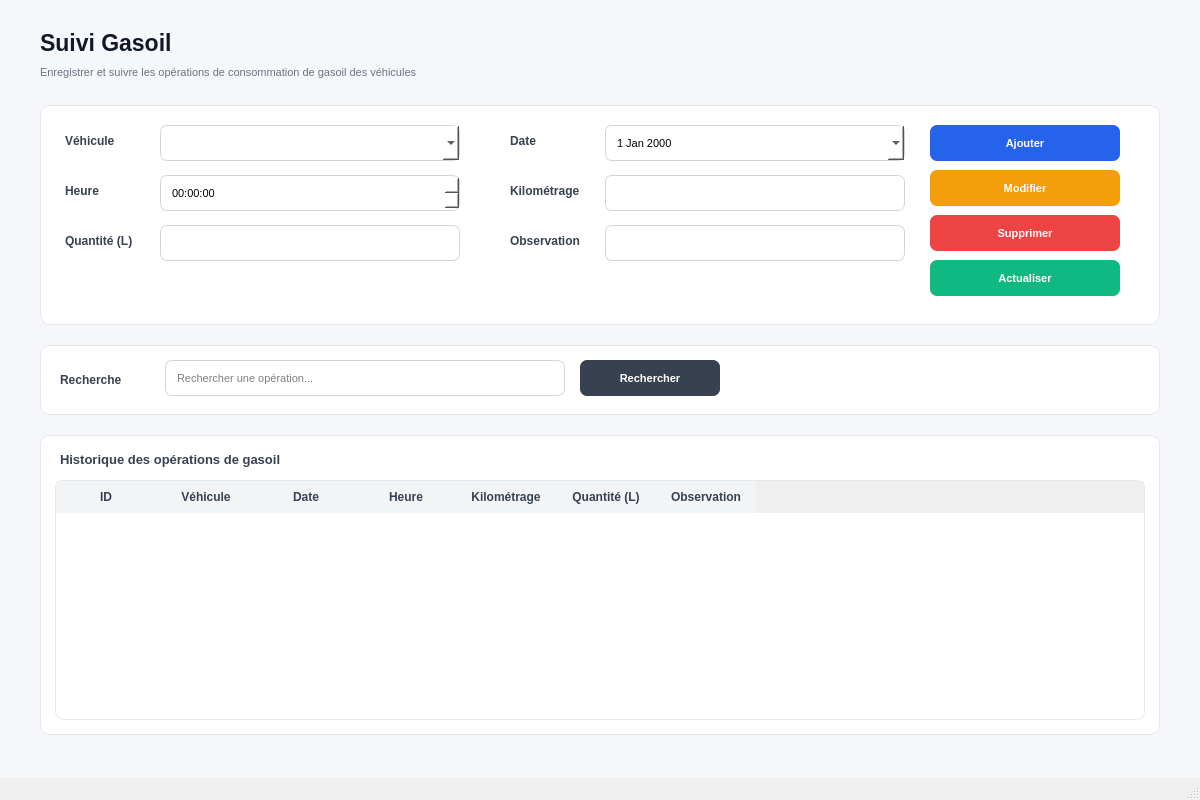
<?xml version="1.0" encoding="UTF-8"?>

<ui version="4.0">
 <class>MainWindow</class>
 <widget class="QMainWindow" name="MainWindow">

  <property name="geometry">
   <rect>
    <x>0</x>
    <y>0</y>
    <width>1200</width>
    <height>800</height>
   </rect>
  </property>

  <property name="windowTitle">
   <string>CLMS - Suivi Gasoil</string>
  </property>

  <widget class="QWidget" name="centralwidget">

   <property name="styleSheet">
    <string notr="true">
QWidget#centralwidget {
    background-color: #F5F7FA;
}

QLabel {
color: #1F2937;
}

QLineEdit, QComboBox, QDateEdit, QTimeEdit {
background-color: white;
border: 1px solid #D1D5DB;
border-radius: 7px;
padding: 7px 9px;
font-size: 11px;
}

QLineEdit:focus, QComboBox:focus, QDateEdit:focus, QTimeEdit:focus {
border: 1px solid #2563EB;
}

QPushButton {
border: none;
border-radius: 7px;
padding: 7px 14px;
font-size: 11px;
font-weight: bold;
}

QTableWidget {
background-color: white;
border: 1px solid #E5E7EB;
border-radius: 8px;
gridline-color: #E5E7EB;
font-size: 11px;
selection-background-color: #DBEAFE;
selection-color: #1E3A8A;
}

QHeaderView::section {
background-color: #F3F4F6;
color: #374151;
font-weight: bold;
padding: 7px;
border: none;
} </string> </property>

   <!-- ================================================= -->

   <!-- TITRE -->

   <!-- ================================================= -->

   <widget class="QLabel" name="lblTitre">
    <property name="geometry">
     <rect>
      <x>40</x>
      <y>25</y>
      <width>600</width>
      <height>35</height>
     </rect>
    </property>


<property name="styleSheet">
 <string notr="true">


font-size: 23px;
font-weight: bold;
color: #111827; </string> </property>


<property name="text">
 <string>Suivi Gasoil</string>
</property>


   </widget>

   <!-- ================================================= -->

   <!-- SOUS TITRE -->

   <!-- ================================================= -->

   <widget class="QLabel" name="lblSousTitre">
    <property name="geometry">
     <rect>
      <x>40</x>
      <y>60</y>
      <width>800</width>
      <height>25</height>
     </rect>
    </property>


<property name="styleSheet">
 <string notr="true">


font-size: 11px;
color: #6B7280; </string> </property>


<property name="text">
 <string>Enregistrer et suivre les opérations de consommation de gasoil des véhicules</string>
</property>


   </widget>

   <!-- ================================================= -->

   <!-- FORMULAIRE -->

   <!-- ================================================= -->

   <widget class="QFrame" name="frameFormulaire">


<property name="geometry">
 <rect>
  <x>40</x>
  <y>105</y>
  <width>1120</width>
  <height>220</height>
 </rect>
</property>

<property name="styleSheet">
 <string notr="true">


QFrame#frameFormulaire {
background-color: white;
border: 1px solid #E5E7EB;
border-radius: 10px;
} </string> </property>


<!-- VEHICULE -->

<widget class="QLabel" name="labelVehicule">
 <property name="geometry">
  <rect>
   <x>25</x>
   <y>25</y>
   <width>90</width>
   <height>22</height>
  </rect>
 </property>

 <property name="styleSheet">
  <string notr="true">


font-weight: bold;
color: #374151; </string> </property>


 <property name="text">
  <string>Véhicule</string>
 </property>
</widget>


<widget class="QComboBox" name="cmbVehicule">
 <property name="geometry">
  <rect>
   <x>120</x>
   <y>20</y>
   <width>300</width>
   <height>36</height>
  </rect>
 </property>
</widget>


<!-- DATE -->

<widget class="QLabel" name="labelDate">
 <property name="geometry">
  <rect>
   <x>470</x>
   <y>25</y>
   <width>90</width>
   <height>22</height>
  </rect>
 </property>

 <property name="styleSheet">
  <string notr="true">


font-weight: bold;
color: #374151; </string> </property>


 <property name="text">
  <string>Date</string>
 </property>
</widget>


<widget class="QDateEdit" name="dateOperation">
 <property name="geometry">
  <rect>
   <x>565</x>
   <y>20</y>
   <width>300</width>
   <height>36</height>
  </rect>
 </property>

 <property name="calendarPopup">
  <bool>true</bool>
 </property>
</widget>


<!-- HEURE -->

<widget class="QLabel" name="labelHeure">
 <property name="geometry">
  <rect>
   <x>25</x>
   <y>75</y>
   <width>90</width>
   <height>22</height>
  </rect>
 </property>

 <property name="styleSheet">
  <string notr="true">


font-weight: bold;
color: #374151; </string> </property>


 <property name="text">
  <string>Heure</string>
 </property>
</widget>


<widget class="QTimeEdit" name="heureOperation">
 <property name="geometry">
  <rect>
   <x>120</x>
   <y>70</y>
   <width>300</width>
   <height>36</height>
  </rect>
 </property>
</widget>


<!-- KILOMETRAGE -->

<widget class="QLabel" name="labelKilometrage">
 <property name="geometry">
  <rect>
   <x>470</x>
   <y>75</y>
   <width>90</width>
   <height>22</height>
  </rect>
 </property>

 <property name="styleSheet">
  <string notr="true">


font-weight: bold;
color: #374151; </string> </property>


 <property name="text">
  <string>Kilométrage</string>
 </property>
</widget>


<widget class="QLineEdit" name="txtKilometrage">
 <property name="geometry">
  <rect>
   <x>565</x>
   <y>70</y>
   <width>300</width>
   <height>36</height>
  </rect>
 </property>
</widget>


<!-- QUANTITE -->

<widget class="QLabel" name="labelQuantite">
 <property name="geometry">
  <rect>
   <x>25</x>
   <y>125</y>
   <width>90</width>
   <height>22</height>
  </rect>
 </property>

 <property name="styleSheet">
  <string notr="true">


font-weight: bold;
color: #374151; </string> </property>


 <property name="text">
  <string>Quantité (L)</string>
 </property>
</widget>


<widget class="QLineEdit" name="txtQuantite">
 <property name="geometry">
  <rect>
   <x>120</x>
   <y>120</y>
   <width>300</width>
   <height>36</height>
  </rect>
 </property>
</widget>


<!-- OBSERVATION -->

<widget class="QLabel" name="labelObservation">
 <property name="geometry">
  <rect>
   <x>470</x>
   <y>125</y>
   <width>90</width>
   <height>22</height>
  </rect>
 </property>

 <property name="styleSheet">
  <string notr="true">


font-weight: bold;
color: #374151; </string> </property>


 <property name="text">
  <string>Observation</string>
 </property>
</widget>


<widget class="QLineEdit" name="Observation">
 <property name="geometry">
  <rect>
   <x>565</x>
   <y>120</y>
   <width>300</width>
   <height>36</height>
  </rect>
 </property>
</widget>


<!-- AJOUTER -->

<widget class="QPushButton" name="btnAjouter">
 <property name="geometry">
  <rect>
   <x>890</x>
   <y>20</y>
   <width>190</width>
   <height>36</height>
  </rect>
 </property>

 <property name="styleSheet">
  <string notr="true">


QPushButton {
background-color: #2563EB;
color: white;
}

QPushButton:hover {
background-color: #1D4ED8;
} </string> </property>


 <property name="text">
  <string>Ajouter</string>
 </property>
</widget>


<!-- MODIFIER -->

<widget class="QPushButton" name="btnModifier">
 <property name="geometry">
  <rect>
   <x>890</x>
   <y>65</y>
   <width>190</width>
   <height>36</height>
  </rect>
 </property>

 <property name="styleSheet">
  <string notr="true">


QPushButton {
background-color: #F59E0B;
color: white;
}

QPushButton:hover {
background-color: #D97706;
} </string> </property>


 <property name="text">
  <string>Modifier</string>
 </property>
</widget>


<!-- SUPPRIMER -->

<widget class="QPushButton" name="btnSupprimer">
 <property name="geometry">
  <rect>
   <x>890</x>
   <y>110</y>
   <width>190</width>
   <height>36</height>
  </rect>
 </property>

 <property name="styleSheet">
  <string notr="true">


QPushButton {
background-color: #EF4444;
color: white;
}

QPushButton:hover {
background-color: #DC2626;
} </string> </property>


 <property name="text">
  <string>Supprimer</string>
 </property>
</widget>


<!-- ACTUALISER -->

<widget class="QPushButton" name="btnActualiser">
 <property name="geometry">
  <rect>
   <x>890</x>
   <y>155</y>
   <width>190</width>
   <height>36</height>
  </rect>
 </property>

 <property name="styleSheet">
  <string notr="true">


QPushButton {
background-color: #10B981;
color: white;
}

QPushButton:hover {
background-color: #059669;
} </string> </property>


 <property name="text">
  <string>Actualiser</string>
 </property>
</widget>


   </widget>

   <!-- ================================================= -->

   <!-- RECHERCHE -->

   <!-- ================================================= -->

   <widget class="QFrame" name="frameRecherche">


<property name="geometry">
 <rect>
  <x>40</x>
  <y>345</y>
  <width>1120</width>
  <height>70</height>
 </rect>
</property>

<property name="styleSheet">
 <string notr="true">


QFrame#frameRecherche {
background-color: white;
border: 1px solid #E5E7EB;
border-radius: 10px;
} </string> </property>


<widget class="QLabel" name="lblRecherche">
 <property name="geometry">
  <rect>
   <x>20</x>
   <y>22</y>
   <width>100</width>
   <height>25</height>
  </rect>
 </property>

 <property name="styleSheet">
  <string notr="true">


font-weight: bold;
color: #374151; </string> </property>


 <property name="text">
  <string>Recherche</string>
 </property>
</widget>


<widget class="QLineEdit" name="txtRecherche">
 <property name="geometry">
  <rect>
   <x>125</x>
   <y>15</y>
   <width>400</width>
   <height>36</height>
  </rect>
 </property>

 <property name="placeholderText">
  <string>Rechercher une opération...</string>
 </property>
</widget>


<widget class="QPushButton" name="btnRechercher">
 <property name="geometry">
  <rect>
   <x>540</x>
   <y>15</y>
   <width>140</width>
   <height>36</height>
  </rect>
 </property>

 <property name="styleSheet">
  <string notr="true">


QPushButton {
background-color: #374151;
color: white;
}

QPushButton:hover {
background-color: #1F2937;
} </string> </property>


 <property name="text">
  <string>Rechercher</string>
 </property>
</widget>


   </widget>

   <!-- ================================================= -->

   <!-- TABLE GASOIL -->

   <!-- ================================================= -->

   <widget class="QFrame" name="frameTable">


<property name="geometry">
 <rect>
  <x>40</x>
  <y>435</y>
  <width>1120</width>
  <height>300</height>
 </rect>
</property>

<property name="styleSheet">
 <string notr="true">


QFrame#frameTable {
background-color: white;
border: 1px solid #E5E7EB;
border-radius: 10px;
} </string> </property>


<widget class="QLabel" name="lblTitreTable">
 <property name="geometry">
  <rect>
   <x>20</x>
   <y>12</y>
   <width>400</width>
   <height>25</height>
  </rect>
 </property>

 <property name="styleSheet">
  <string notr="true">


font-size: 13px;
font-weight: bold;
color: #374151; </string> </property>


 <property name="text">
  <string>Historique des opérations de gasoil</string>
 </property>
</widget>


<widget class="QTableWidget" name="tableGasoil">

 <property name="geometry">
  <rect>
   <x>15</x>
   <y>45</y>
   <width>1090</width>
   <height>240</height>
  </rect>
 </property>

 <property name="columnCount">
  <number>7</number>
 </property>

 <property name="rowCount">
  <number>0</number>
 </property>

 <column>
  <property name="text">
   <string>ID</string>
  </property>
 </column>

 <column>
  <property name="text">
   <string>Véhicule</string>
  </property>
 </column>

 <column>
  <property name="text">
   <string>Date</string>
  </property>
 </column>

 <column>
  <property name="text">
   <string>Heure</string>
  </property>
 </column>

 <column>
  <property name="text">
   <string>Kilométrage</string>
  </property>
 </column>

 <column>
  <property name="text">
   <string>Quantité (L)</string>
  </property>
 </column>

 <column>
  <property name="text">
   <string>Observation</string>
  </property>
 </column>

</widget>


   </widget>

  </widget>

  <!-- MENU -->

  <widget class="QMenuBar" name="menubar">
   <property name="geometry">
    <rect>
     <x>0</x>
     <y>0</y>
     <width>1200</width>
     <height>22</height>
    </rect>
   </property>
  </widget>

  <!-- STATUS BAR -->

  <widget class="QStatusBar" name="statusbar"/>

 </widget>

 <resources/>
 <connections/>

</ui>
